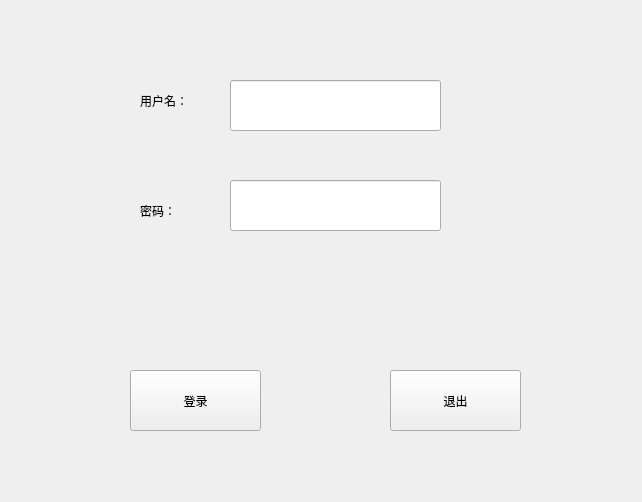
<?xml version="1.0" encoding="UTF-8"?>
<ui version="4.0">
 <class>Widget</class>
 <widget class="QWidget" name="Widget">
  <property name="geometry">
   <rect>
    <x>0</x>
    <y>0</y>
    <width>642</width>
    <height>502</height>
   </rect>
  </property>
  <property name="windowTitle">
   <string>Widget</string>
  </property>
  <widget class="QLabel" name="label_2">
   <property name="geometry">
    <rect>
     <x>140</x>
     <y>180</y>
     <width>61</width>
     <height>61</height>
    </rect>
   </property>
   <property name="text">
    <string>密码：</string>
   </property>
  </widget>
  <widget class="QLineEdit" name="pwdLineEdit">
   <property name="geometry">
    <rect>
     <x>230</x>
     <y>180</y>
     <width>211</width>
     <height>51</height>
    </rect>
   </property>
  </widget>
  <widget class="QPushButton" name="loginButton">
   <property name="geometry">
    <rect>
     <x>130</x>
     <y>370</y>
     <width>131</width>
     <height>61</height>
    </rect>
   </property>
   <property name="text">
    <string>登录</string>
   </property>
  </widget>
  <widget class="QPushButton" name="exitButton">
   <property name="geometry">
    <rect>
     <x>390</x>
     <y>370</y>
     <width>131</width>
     <height>61</height>
    </rect>
   </property>
   <property name="text">
    <string>退出</string>
   </property>
  </widget>
  <widget class="QLabel" name="label">
   <property name="geometry">
    <rect>
     <x>140</x>
     <y>70</y>
     <width>71</width>
     <height>61</height>
    </rect>
   </property>
   <property name="text">
    <string>用户名：</string>
   </property>
  </widget>
  <widget class="QLineEdit" name="nameLineEdit">
   <property name="geometry">
    <rect>
     <x>230</x>
     <y>80</y>
     <width>211</width>
     <height>51</height>
    </rect>
   </property>
  </widget>
 </widget>
 <layoutdefault spacing="6" margin="11"/>
 <tabstops>
  <tabstop>nameLineEdit</tabstop>
  <tabstop>pwdLineEdit</tabstop>
  <tabstop>loginButton</tabstop>
  <tabstop>exitButton</tabstop>
 </tabstops>
 <resources/>
 <connections/>
</ui>
